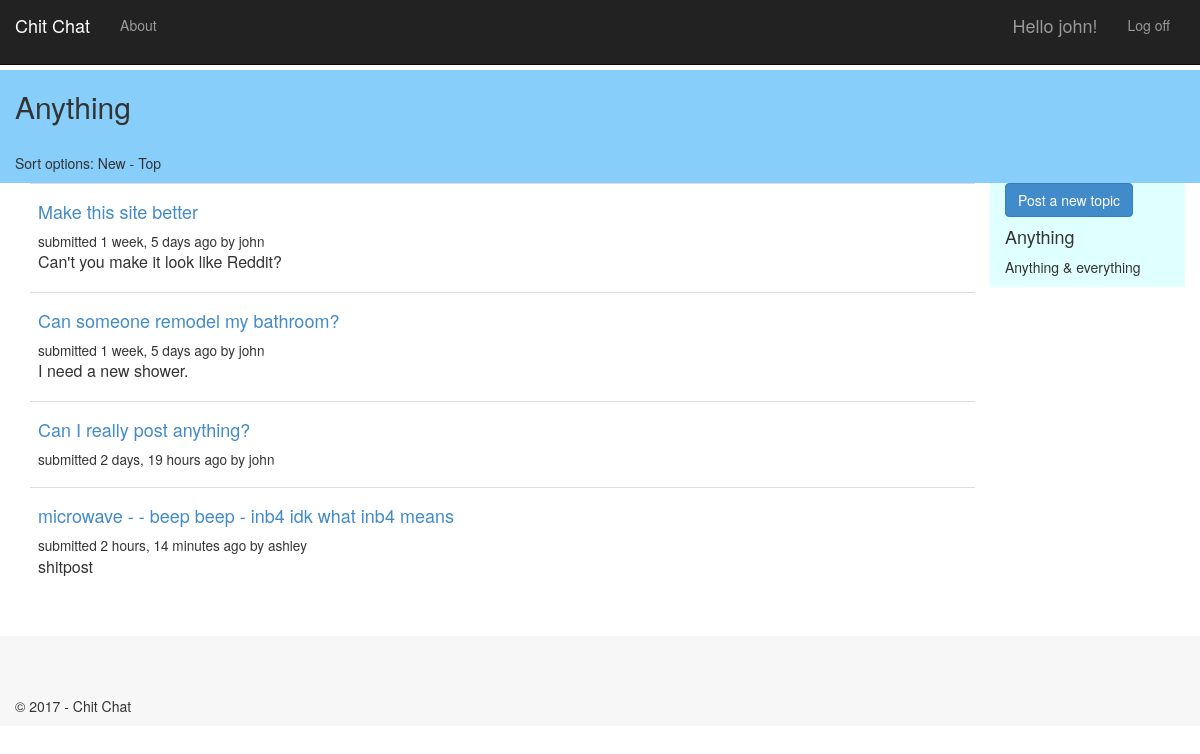
The page /f/Anything/ (signed in) on the database its author committed.
### forum/models.py (models this page shows, shortened)
class Forum(models.Model):
    slug = models.SlugField(unique=True, max_length=60)
    description = models.TextField(blank=True, default='')
    updated = models.DateTimeField(auto_now=True)
    created = models.DateTimeField(auto_now=True)
    creator = models.ForeignKey(User, blank=True, null=True)

class Topic(models.Model):
    title = models.CharField(max_length=60)
    description = models.TextField(max_length=10000, blank=True)
    forum = models.ForeignKey(Forum)
    created = models.DateTimeField(auto_now=True)
    creator = models.ForeignKey(User, blank=True, null=True)
    updated = models.DateTimeField(auto_now=True)
    closed = models.BooleanField(blank=True, default=False)

### forum/views.py (the view)
class ForumDetailView(DetailView):
    model = Forum
    def get_context_data(self, **kwargs):
        context = super(ForumDetailView, self).get_context_data(**kwargs)
        context['title'] = 'forum'
        context['year'] = datetime.now().year
        return context

### forum/templates/forum/forum-details.html (shortened to what this page needs)
{% extends "app/layout.html" %}
{% block content %}
<div class="container" id="header-bottom">
    <h2>{{forum.slug}}</h2>
    <br />
    <p>Sort options: New - Top</p>
</div>
<div class="container">
    <div class="col-xs-12 col-sm-10">
        <table class="table table-hover">
            <tbody>
                {% for topic in forum.topic_set.all %}
                <tr>
                    <td>
                        <h4>
                            <a href="{% url 'forum:topic-detail' topic.id %}">{{topic.title}}</a>
                        </h4>
                        <small>submitted {{ topic.created|timesince }} ago by {{ topic.creator.get_username }}</small>
                        <p>{{ topic.description | truncatechars:60 }}</p>
                    </td>
                </tr>
                {% endfor %}
            </tbody>
        </table>
        <br />
    </div>
    {% include "forum/forum-sidebar.html" %}
</div>
{% endblock %}

### app/templates/app/loginpartial.html (shortened to what this page needs)
{% if user.is_authenticated %}
<form id="logoutForm" action="/logout" method="post" class="navbar-right">
    <ul class="nav navbar-nav navbar-right">
        <li><span class="navbar-brand">Hello {{ user.username }}!</span></li>
        <li><a href="javascript:document.getElementById('logoutForm').submit()">Log off</a></li>
    </ul>
</form>
{% else %}
<ul class="nav navbar-nav navbar-right">
    <li><a href="{% url 'login' %}">Log in</a></li>
    <li><a href="{% url 'signup' %}">Signup</a></li>
</ul>
{% endif %}

### forum/templates/forum/forum-sidebar.html
<div class="col-xs-12 col-sm-2" id="sidebar-main">
    <a href="{% url 'forum:new-topic' forum.slug %}" class="btn btn-primary" role="button">Post a new topic</a>
    <br />
    <h4>{{forum.slug}}</h4>
    <p>{{forum.description}}</p>
</div>

### app/static/app/content/site.css (style rules this page uses)
body { padding-top: 50px; }
#sidebar-main { background-color: #E0FFFF; }
.container { max-width: none; }
#header-bottom { background-color: #87CEFA; }

### rows shown on the page
Forum: slug "Anything", description "Anything & everything"
Topic: title "Make this site better", created "1 week, 5 days", creator.get_username "john", description "Can't you make it look like Reddit?"
Topic: title "Can someone remodel my bathroom?", created "1 week, 5 days", creator.get_username "john", description "I need a new shower."
Topic: title "Can I really post anything?", created "2 days, 19 hours", creator.get_username "john"
Topic: title "microwave - - beep beep - inb4 idk what inb4 means", created "2 hours, 14 minutes", creator.get_username "ashley", description "shitpost"

### other values the page prints
{{ user.username }} "john"
{{ year }} "2017"
